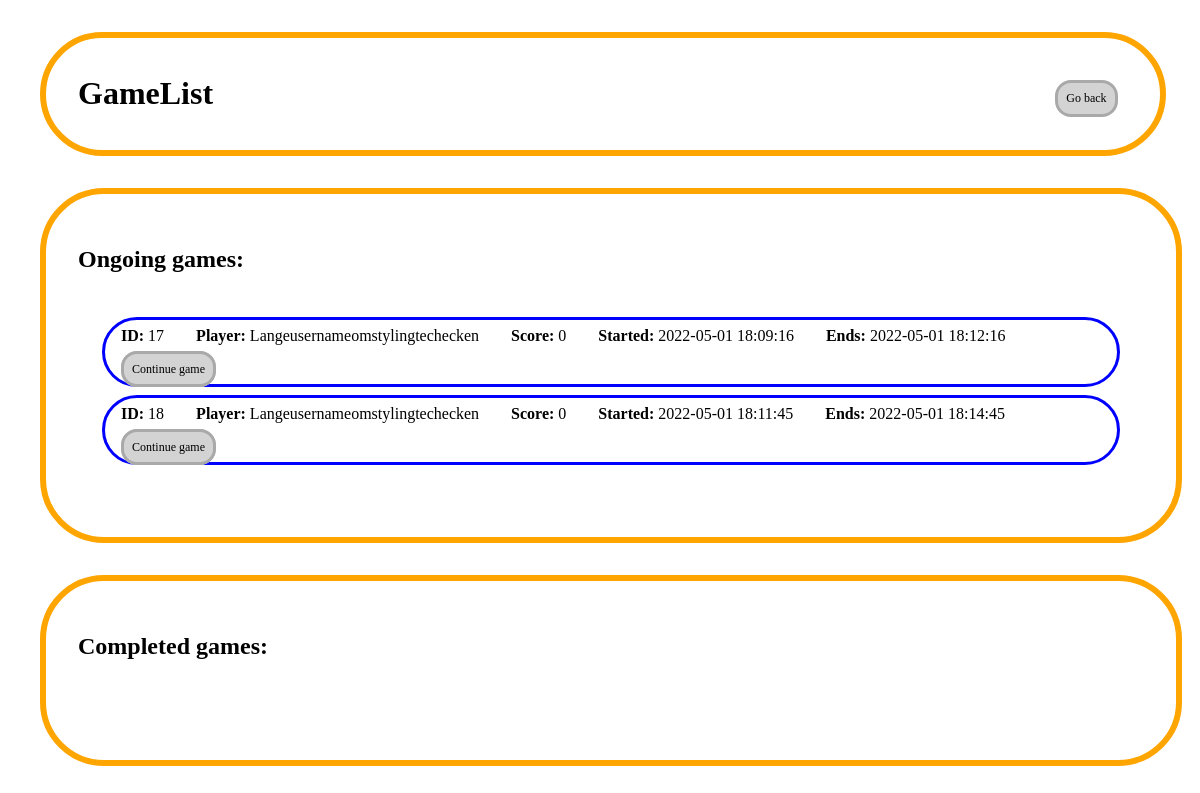
Page /games (signed in) on the committed database.
### model/game.py (models this page shows, shortened)
class Game(db.Model):
    id = db.Column(db.Integer, primary_key=True)
    score = db.Column(db.Integer, unique=False, nullable=False)
    finished = db.Column(db.Boolean, unique=False, nullable=False)
    letters = db.Column(db.String(24), unique=False, nullable=False)
    words = db.Column(db.String(), unique=False, nullable=False)
    start_time = db.Column(db.DateTime(), unique=False, nullable=False)
    end_time = db.Column(db.DateTime(), unique=False, nullable=False)
    player_id = db.Column(db.Integer, db.ForeignKey('player.id'), nullable=False)
    player = db.relationship('Player', backref=db.backref('Game', lazy=True))
    board = [
        ['', '', '', ''],
        ['', '', '', ''],
        ['', '', '', ''],
        ['', '', '', '']
    ]
    word_list = []
    current_input = ""
    current_letters = []
    message = ""

### model/player.py (models this page shows, shortened)
class Player(db.Model):
    id = db.Column(db.Integer, primary_key=True)
    name = db.Column(db.String(250), unique=True, nullable=False)
    password = db.Column(db.String(250), unique=False, nullable=False)

### controller/gamecontroller.py (the view)
@app.route('/games', methods=['GET'])
def show_games():
    return render_template('gamelist.html', games=Game.query.filter(Game.player_id == session["player_id"]), now=datetime.now())

### templates/gamelist.html (shortened to what this page needs)
<!DOCTYPE html>
<html lang="en">
<head>
</head>
<body>
    <div class="title-block">
        <h1 class="page-title">GameList</h1>
        <a style="margin: 26px;" class="game-action go-back" href="../">Go back</a>
    </div>
    <div class="game-list">
        <h2>Ongoing games:</h2>
        <ul>
        {% for game in games if game.end_time > now %}
            <li class="game">
                <span><b>ID:</b> {{ game.id }}</span>
                <span><b>Player:</b> {{ game.player.name }}</span>
                <span><b>Score:</b> {{ game.score }}</span>
                <span><b>Started:</b> {{  game.start_time.strftime('%Y-%m-%d %H:%M:%S') }}</span>
                <span><b>Ends:</b> {{  game.end_time.strftime('%Y-%m-%d %H:%M:%S') }}</span>
                <span><a class="game-action" href="game/{{ game.id }}">Continue game</a></li></span>
        {% endfor %}
        </ul>
    </div>
    <div class="game-list">
        <h2>Completed games:</h2>
        <ul>
        </ul>
    </div>
    <br>
</body>
</html>

### templates/gamelist.html (style rules this page uses)
body { font-family: "Comic Sans MS", "Comic Sans", cursive; }
ul { list-style: none; padding: 16px; }
.game-list { border: 6px solid orange; border-radius: 64px; width: 90%; padding: 32px; margin: 32px; }
.game { height: 64px; border: 3px solid blue; border-radius: 64px; margin: 8px; display: flex; flex-direction: row; flex-wrap: wrap; align-items: center; }
.game span { margin-left: 16px; margin-right: 16px; }
.game-action { all: unset; cursor: pointer; background: lightgrey; border: 3px solid darkgrey; border-radius: 16px; padding: 8px; font-size: 12px; }
.title-block { display: block; border: 6px solid orange; border-radius: 64px; width: 90%; padding: 16px; padding-left: 32px; margin: 32px; }
.page-title { display: inline-block; }
.go-back { display: inline-block; float: right; }

### rows in the picture
Game: id "17", player.name "Langeusernameomstylingtechecken", score "0", start_time "2022-05-01 18:09:16", end_time "2022-05-01 18:12:16"
Game: id "18", player.name "Langeusernameomstylingtechecken", score "0", start_time "2022-05-01 18:11:45", end_time "2022-05-01 18:14:45"
